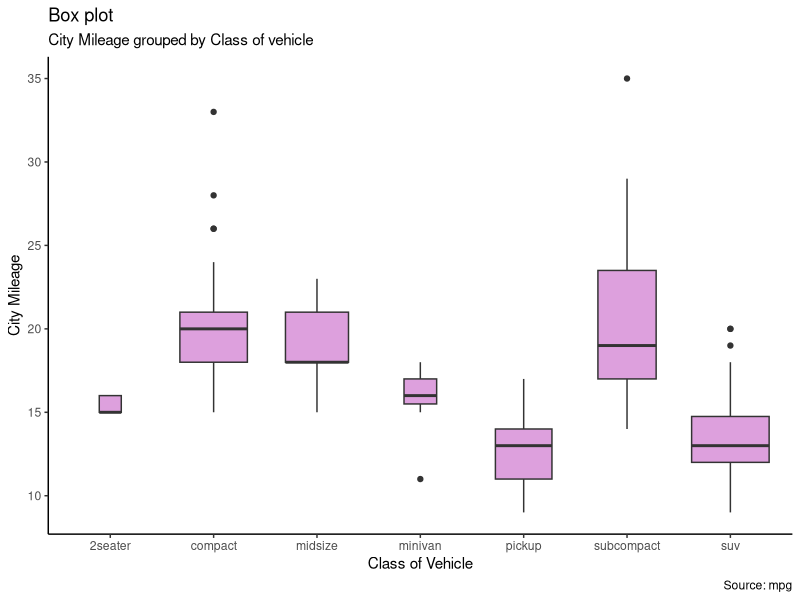
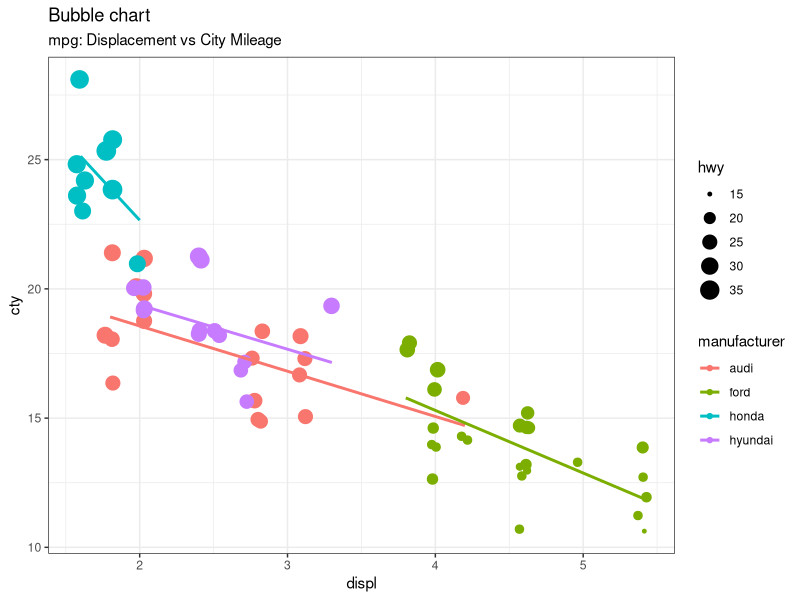
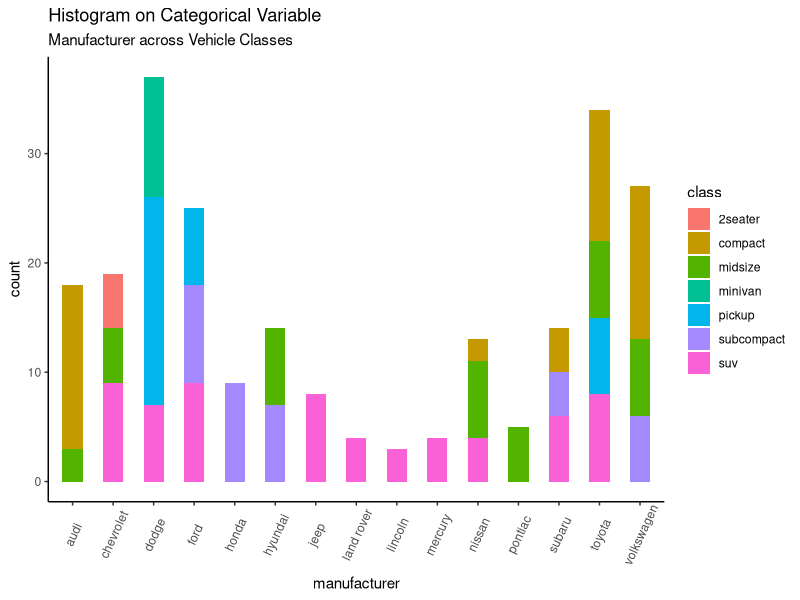

The R script that drew these images, in order:
## ---- chunk 1
    emp.data <- data.frame(
       emp_id = c (1:5), 
       emp_name = c("Rick","Dan","Michelle","Ryan","Gary"),
       salary = c(623.3,515.2,611.0,729.0,843.25), 
       
       start_date = as.Date(c("2012-01-01", "2013-09-23", "2014-11-15", "2014-05-11",
          "2015-03-27")),
       stringsAsFactors = FALSE
    )
    # Print the data frame.			
    print(emp.data) 
## ---- chunk 2
library(ggplot2)
theme_set(theme_classic())

# Plot
g <- ggplot(mpg, aes(class, cty))
g + geom_boxplot(varwidth=T, fill="plum") + 
    labs(title="Box plot", 
         subtitle="City Mileage grouped by Class of vehicle",
         caption="Source: mpg",
         x="Class of Vehicle",
         y="City Mileage")
## ---- chunk 3
# load package and data
library(ggplot2)
data(mpg, package="ggplot2")
# mpg <- read.csv("http://goo.gl/uEeRGu")

mpg_select <- mpg[mpg$manufacturer %in% c("audi", "ford", "honda", "hyundai"), ]

# Scatterplot
theme_set(theme_bw())  # pre-set the bw theme.
g <- ggplot(mpg_select, aes(displ, cty)) + 
  labs(subtitle="mpg: Displacement vs City Mileage",
       title="Bubble chart")

g + geom_jitter(aes(col=manufacturer, size=hwy)) + 
  geom_smooth(aes(col=manufacturer), method="lm", se=F)
## ---- chunk 4
library(ggplot2)
theme_set(theme_classic())

# Histogram on a Categorical variable
g <- ggplot(mpg, aes(manufacturer))
g + geom_bar(aes(fill=class), width = 0.5) + 
  theme(axis.text.x = element_text(angle=65, vjust=0.6)) + 
  labs(title="Histogram on Categorical Variable", 
       subtitle="Manufacturer across Vehicle Classes") 
## ---- chunk 5
#Create the mode function

getmode <- function(v) {
   uniqv <- unique(v)
   uniqv[which.max(tabulate(match(v, uniqv)))]
}

# Create the vector with numbers.
v <- c(2,1,2,3,1,2,3,4,1,5,5,3,2,3)

# Calculate the mode using the user function.
result <- getmode(v)
print(result)

# Create the vector with characters.
charv <- c("o","it","the","it","it")

# Calculate the mode using the user function.
result <- getmode(charv)
print(result)
